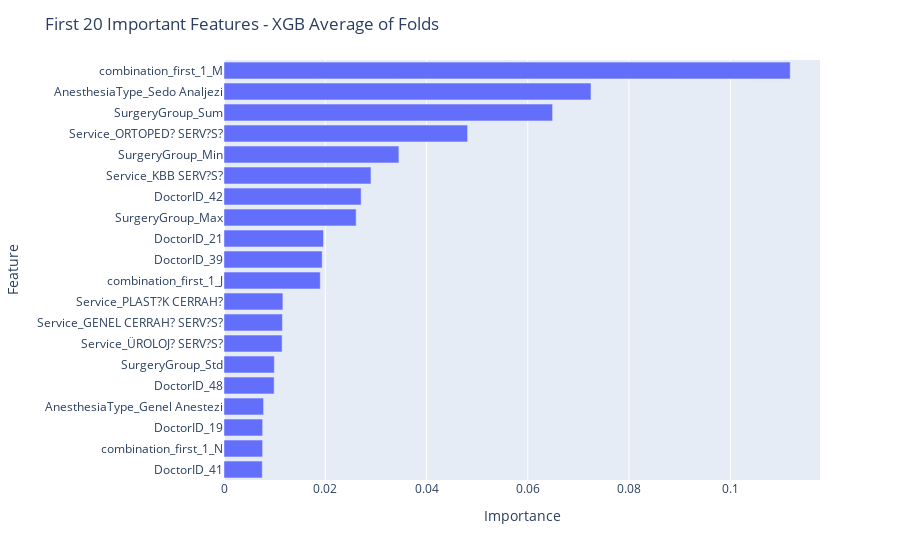

Here is the notebook cell this chart was saved with:
### Code cell
from sklearn.model_selection import KFold
import xgboost as xgb
from sklearn.metrics import mean_squared_error, mean_absolute_error, r2_score
import re


regex = re.compile(r"\[|\]|<", re.IGNORECASE)
y = app_train_encode["ElapsedTime(second)"]
X = app_train_encode.drop(columns=["ElapsedTime(second)"])
X.columns = [regex.sub("_", col) if any(x in str(col) for x in set(('[', ']', '<'))) else col for col in X.columns.values]

mse_errs = []
rmse_errs = []
mae_errs = []
r2_errs = []

models = []

kf = KFold(n_splits=10, shuffle=True, random_state= 42)

for split_train, split_val in list(kf.split(X)):
    
    split_train = X.index[split_train]
    split_val = X.index[split_val]
    
    X_train, y_train = X.loc[split_train], y.loc[split_train]
    X_val, y_val = X.loc[split_val], y.loc[split_val]
    print("Train shape:", X_train.shape, "|", "Val Shape:", X_val.shape)

    model = xgb.XGBRegressor(objective='reg:squarederror', random_state=42)
    

    model.fit(X_train, y_train, eval_set = [(X_val, y_val), (X_train, y_train)], eval_metric='rmse')
    
    preds = model.predict(X_val)
    
    rmse_err = mean_squared_error(y_val, preds, squared=False)
    print("Fold RMSE: ", rmse_err)
    rmse_errs.append(rmse_err)

    mse_err = mean_squared_error(y_val, preds)
    print("Fold MSE: ", mse_err)
    mse_errs.append(mse_err)

    mae_err = mean_absolute_error(y_val, preds)
    print("Fold MAE: ", mae_err)
    mae_errs.append(mae_err)

    r2_err = r2_score(y_val, preds)
    print("Fold R2: ", r2_err)
    r2_errs.append(r2_err)

    models.append(model)
    
    print("\n", "*"*70, "\n")

import plotly.express as px
importance = [model.feature_importances_ for model in models]

f_importance = pd.concat([pd.Series(X.columns.to_list(),name='Feature'),
                        pd.Series(np.mean(importance,axis=0),name="Importance")],
                        axis=1).sort_values(by='Importance',
                                            ascending=True)

fig = px.bar(f_importance.tail(20),x='Importance',y='Feature')
fig.update_layout(
    title_text="First 20 Important Features - XGB Average of Folds"
)
fig.show()

### Figure 1 — Plotly figure (JSON) as saved in the notebook; plotly's stock layout.template omitted (floating-point values rounded to 4 significant figures)
{"data": [{"alignmentgroup": "True", "hovertemplate": "Importance=%{x}<br>Feature=%{y}<extra></extra>", "legendgroup": "", "marker": {"color": "#636efa", "pattern": {"shape": ""}}, "name": "", "offsetgroup": "", "orientation": "h", "showlegend": false, "textposition": "auto", "type": "bar", "x": [0.007558, 0.007627, 0.007637, 0.007819, 0.009908, 0.009941, 0.01148, 0.01154, 0.01163, 0.01902, 0.01939, 0.01966, 0.02611, 0.02709, 0.02903, 0.03455, 0.04812, 0.0649, 0.07249, 0.1118], "xaxis": "x", "y": ["DoctorID_41", "combination_first_1_N", "DoctorID_19", "AnesthesiaType_Genel Anestezi", "DoctorID_48", "SurgeryGroup_Std", "Service_ÜROLOJ? SERV?S?", "Service_GENEL CERRAH? SERV?S?", "Service_PLAST?K CERRAH?", "combination_first_1_J", "DoctorID_39", "DoctorID_21", "SurgeryGroup_Max", "DoctorID_42", "Service_KBB SERV?S?", "SurgeryGroup_Min", "Service_ORTOPED? SERV?S?", "SurgeryGroup_Sum", "AnesthesiaType_Sedo Analjezi", "combination_first_1_M"], "yaxis": "y"}], "layout": {"barmode": "relative", "legend": {"tracegroupgap": 0}, "margin": {"t": 60}, "title": {"text": "First 20 Important Features - XGB Average of Folds"}, "xaxis": {"anchor": "y", "domain": [0, 1], "title": {"text": "Importance"}}, "yaxis": {"anchor": "x", "domain": [0, 1], "title": {"text": "Feature"}}}}
